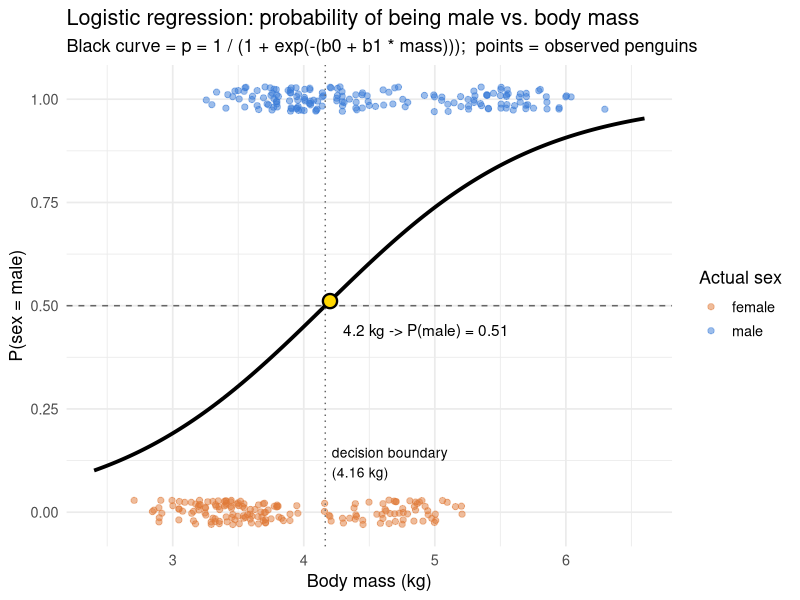
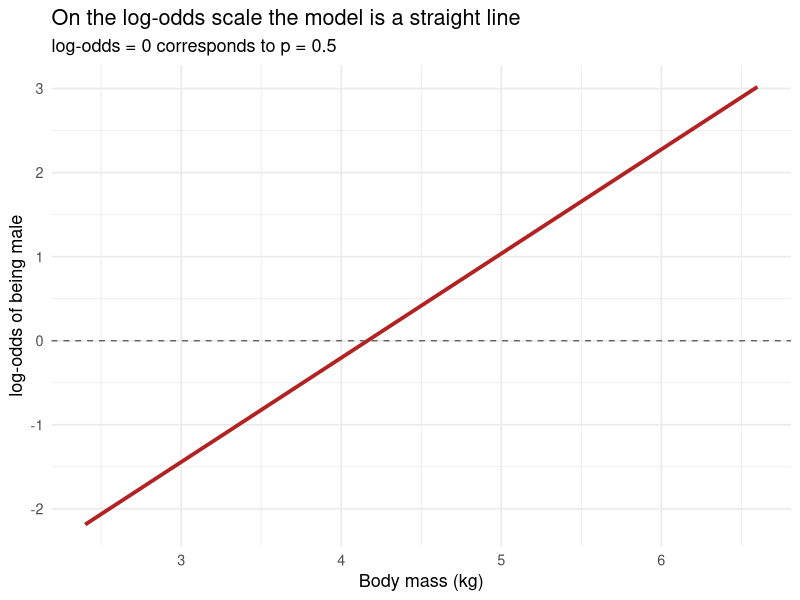

These charts were generated, in order, by the following R code:
# =============================================================================
# LOGISTIC REGRESSION EXPLAINED with the palmerpenguins dataset
# Goal: predict a penguin's sex (female / male)
# =============================================================================
#
# THE IDEA
# --------
# Linear regression predicts a number that can be anything (-Inf, +Inf).
# But for a binary outcome (female = 0, male = 1) we want a PROBABILITY,
# which must stay between 0 and 1.
#
# Logistic regression solves this in 3 steps:
#
#   1. Build a linear score (the "log-odds" or "logit"):
#         z = b0 + b1*x1 + b2*x2 + ...
#
#   2. Squash that score into (0, 1) with the logistic (sigmoid) function:
#         p = 1 / (1 + exp(-z))
#
#   3. Classify: predict "male" if p > 0.5 (i.e. if z > 0), otherwise "female".
#
# Equivalent view in terms of odds:
#         odds = p / (1 - p)           (e.g. p = 0.8  ->  odds = 4 to 1)
#         log(odds) = z                (the logit link)
#
# The coefficients b0, b1, ... are found by MAXIMUM LIKELIHOOD: we pick the
# values that make the observed data (who is actually male/female) most
# probable under the model.
# =============================================================================

# install.packages(c("palmerpenguins", "dplyr", "ggplot2"))  # if needed
library(palmerpenguins)
library(dplyr)
library(ggplot2)

# -----------------------------------------------------------------------------
# 1. DATA PREPARATION
# -----------------------------------------------------------------------------
# Keep rows with known sex and the variables we need.
# Body mass is converted to kg so coefficients are easier to read.
df <- penguins %>%
  filter(!is.na(sex), !is.na(body_mass_g), !is.na(bill_depth_mm),
         !is.na(flipper_length_mm), !is.na(bill_length_mm)) %>%
  mutate(body_mass_kg = body_mass_g / 1000)

# glm() treats the SECOND factor level as "success" (the event being modelled).
# Levels are alphabetical: female (reference, 0) then male (event, 1).
# So the model estimates P(sex = "male").
levels(df$sex)
table(df$sex)

# -----------------------------------------------------------------------------
# 2. A SIMPLE MODEL: sex ~ body mass
# -----------------------------------------------------------------------------
model1 <- glm(sex ~ body_mass_kg, data = df, family = binomial(link = "logit"))
summary(model1)

b0 <- coef(model1)["(Intercept)"]
b1 <- coef(model1)["body_mass_kg"]

cat("\nIntercept (b0):", round(b0, 3),
    "\nSlope     (b1):", round(b1, 3), "\n")

# -----------------------------------------------------------------------------
# 3. HOW A PROBABILITY IS CALCULATED - STEP BY STEP
# -----------------------------------------------------------------------------
# Take a penguin weighing 4.2 kg.

mass <- 4.2

# Step 1: linear score (log-odds)
z <- b0 + b1 * mass

# Step 2: convert log-odds -> odds -> probability
odds <- exp(z)
p    <- odds / (1 + odds)           # identical to 1 / (1 + exp(-z))

cat("\n--- Manual calculation for a", mass, "kg penguin ---\n")
cat("1) log-odds  z = b0 + b1*x      =", round(z, 4), "\n")
cat("2) odds      = exp(z)           =", round(odds, 4), "\n")
cat("3) prob      = odds / (1 + odds) =", round(p, 4), "\n")

# Check against R's built-in prediction
p_r <- predict(model1, newdata = data.frame(body_mass_kg = mass), type = "response")
cat("   predict() gives             =", round(p_r, 4), "\n")
stopifnot(isTRUE(all.equal(unname(p), unname(p_r))))

# -----------------------------------------------------------------------------
# 4. INTERPRETING THE COEFFICIENTS
# -----------------------------------------------------------------------------
# b1 is the change in LOG-ODDS of being male for each extra kg.
# exp(b1) is the ODDS RATIO: how much the odds MULTIPLY per extra kg.
cat("\n--- Interpretation ---\n")
cat("Odds ratio per +1 kg   :", round(exp(b1), 2), "\n")
cat("Odds ratio per +100 g  :", round(exp(b1 * 0.1), 3), "\n")

# The probability does NOT change by a constant amount - it follows an S-curve.
# The decision boundary (p = 0.5  <=>  z = 0) is where b0 + b1*x = 0:
boundary <- -b0 / b1
cat("Decision boundary (p = 0.5) at body mass =", round(boundary, 3), "kg\n")

# -----------------------------------------------------------------------------
# 5. HOW THE COEFFICIENTS ARE FOUND: MAXIMUM LIKELIHOOD
# -----------------------------------------------------------------------------
# For each penguin, the model gives p_i = P(male).
#   - if the penguin IS male,   its likelihood contribution is p_i
#   - if the penguin IS female, its likelihood contribution is 1 - p_i
# The log-likelihood is the sum of the logs of those contributions.
# glm() finds b0, b1 that maximise it (via iteratively reweighted least squares).

y     <- as.numeric(df$sex == "male")
p_hat <- predict(model1, type = "response")

loglik_manual <- sum(y * log(p_hat) + (1 - y) * log(1 - p_hat))
cat("\n--- Log-likelihood ---\n")
cat("Manual :", round(loglik_manual, 4), "\n")
cat("logLik():", round(as.numeric(logLik(model1)), 4), "\n")

# A model with random coefficients fits worse (lower log-likelihood):
loglik_for <- function(b0, b1) {
  p <- 1 / (1 + exp(-(b0 + b1 * df$body_mass_kg)))
  sum(y * log(p) + (1 - y) * log(1 - p))
}
cat("Fitted coefficients      :", round(loglik_for(b0, b1), 2), "\n")
cat("Arbitrary (b0=-5, b1=1)  :", round(loglik_for(-5, 1), 2), "\n")

# -----------------------------------------------------------------------------
# 6. PLOT: THE LOGISTIC CURVE
# -----------------------------------------------------------------------------
grid <- data.frame(body_mass_kg = seq(min(df$body_mass_kg) - 0.3,
                                      max(df$body_mass_kg) + 0.3,
                                      length.out = 300))
grid$prob <- predict(model1, newdata = grid, type = "response")

# Mark the example penguin from step 3
example <- data.frame(body_mass_kg = mass, prob = as.numeric(p))

ggplot() +
  # Observed data: 0 = female, 1 = male (jittered vertically to avoid overlap)
  geom_jitter(data = df,
              aes(x = body_mass_kg, y = as.numeric(sex == "male"), colour = sex),
              height = 0.03, alpha = 0.5, size = 1.8) +
  # Fitted logistic curve
  geom_line(data = grid, aes(x = body_mass_kg, y = prob),
            linewidth = 1.3, colour = "black") +
  # 50% threshold and decision boundary
  geom_hline(yintercept = 0.5, linetype = "dashed", colour = "grey40") +
  geom_vline(xintercept = boundary, linetype = "dotted", colour = "grey40") +
  # Worked example from step 3
  geom_point(data = example, aes(x = body_mass_kg, y = prob),
             size = 4, shape = 21, fill = "gold", colour = "black", stroke = 1.2) +
  annotate("text", x = mass + 0.1, y = p - 0.07, hjust = 0,
           label = paste0("4.2 kg -> P(male) = ", round(p, 2))) +
  annotate("text", x = boundary + 0.05, y = 0.12, hjust = 0, size = 3.5,
           label = paste0("decision boundary\n(", round(boundary, 2), " kg)")) +
  scale_colour_manual(values = c(female = "#E07B39", male = "#3B7DD8")) +
  scale_y_continuous(breaks = seq(0, 1, 0.25)) +
  labs(title = "Logistic regression: probability of being male vs. body mass",
       subtitle = "Black curve = p = 1 / (1 + exp(-(b0 + b1 * mass)));  points = observed penguins",
       x = "Body mass (kg)", y = "P(sex = male)", colour = "Actual sex") +
  theme_minimal(base_size = 13)

# -----------------------------------------------------------------------------
# 7. PLOT: THE SAME CURVE ON THE LOG-ODDS SCALE
# -----------------------------------------------------------------------------
# On the logit scale the model is just a straight line - that is the whole
# point of the logit link: linear in the predictors, S-shaped in probability.
grid$logodds <- predict(model1, newdata = grid, type = "link")

ggplot(grid, aes(body_mass_kg, logodds)) +
  geom_line(linewidth = 1.3, colour = "firebrick") +
  geom_hline(yintercept = 0, linetype = "dashed", colour = "grey40") +
  labs(title = "On the log-odds scale the model is a straight line",
       subtitle = "log-odds = 0 corresponds to p = 0.5",
       x = "Body mass (kg)", y = "log-odds of being male") +
  theme_minimal(base_size = 13)

# -----------------------------------------------------------------------------
# 8. A BETTER MODEL: several predictors
# -----------------------------------------------------------------------------
# Body mass differs a lot between species, which blurs the sex signal.
# Adding species + bill measurements helps a lot.
model2 <- glm(sex ~ body_mass_kg + bill_depth_mm + bill_length_mm + species,
              data = df, family = binomial)
summary(model2)

# Compare models: lower AIC = better trade-off between fit and complexity
cat("\nAIC model 1:", round(AIC(model1), 1),
    "| AIC model 2:", round(AIC(model2), 1), "\n")

# Probabilities work exactly the same way - z is just a longer sum:
#   z = b0 + b1*mass + b2*bill_depth + b3*bill_length + b4*speciesChinstrap + ...
new_penguin <- data.frame(body_mass_kg = 4.0, bill_depth_mm = 17,
                          bill_length_mm = 45, species = "Adelie")
cat("P(male) for the new penguin:",
    round(predict(model2, newdata = new_penguin, type = "response"), 3), "\n")

# -----------------------------------------------------------------------------
# 9. EVALUATING PREDICTIONS (train / test split)
# -----------------------------------------------------------------------------
set.seed(42)
train_idx <- sample(nrow(df), size = 0.75 * nrow(df))
train <- df[train_idx, ]
test  <- df[-train_idx, ]

fit_m1 <- glm(sex ~ body_mass_kg, data = train, family = binomial)
fit_m2 <- glm(sex ~ body_mass_kg + bill_depth_mm + bill_length_mm + species,
              data = train, family = binomial)

evaluate <- function(fit, data, label) {
  prob <- predict(fit, newdata = data, type = "response")
  pred <- factor(ifelse(prob > 0.5, "male", "female"), levels = levels(data$sex))
  cm   <- table(Predicted = pred, Actual = data$sex)
  cat("\n---", label, "---\n")
  print(cm)
  cat("Accuracy:", round(mean(pred == data$sex), 3), "\n")
}

evaluate(fit_m1, test, "Model 1 (body mass only)")
evaluate(fit_m2, test, "Model 2 (multiple predictors)")

# -----------------------------------------------------------------------------
# SUMMARY
# -----------------------------------------------------------------------------
# * Logistic regression models log-odds as a linear function of predictors.
# * The sigmoid turns log-odds into a probability between 0 and 1.
# * exp(coefficient) = odds ratio per one-unit increase of the predictor.
# * Coefficients are estimated by maximum likelihood.
# * The decision boundary (p = 0.5) is where the linear score equals zero.
# =============================================================================
